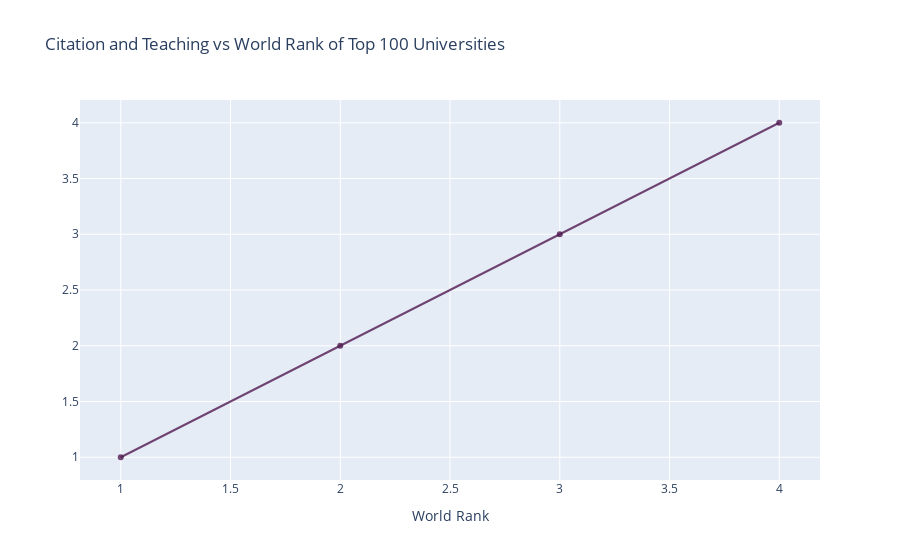

Notebook code for this chart:
### Markdown cell above
We can observe how the categorical attributes "Month", "VisitorType" and "Weekend" have string values but they can be easily transformed into numbers.
"Weekend" is transformed by placing *0* if it was *False* and *1* if it was *True*; similarly "VisitorType" is set to *1* if it was a returning visitor and *0* if it is a new one. 
Instead "Month" could be transformed using LabelEncoder which automatically converts each distinct label into an unique integer. However, we must note that there are no user sessions in January and April, so we transform this attribute by hand in order to avoid future problems of decoding and understanding our results. That way we'll have an encoding of months one through 12.

### Code cell
trace = go.Scatter(x=[1,2,3,4], y=[1,2,3,4],
                    mode = "lines+markers",
                    name = "teaching",
                    marker = dict(color = 'rgba(80, 26, 80, 0.8)'))
layout = dict(title = 'Citation and Teaching vs World Rank of Top 100 Universities',
              xaxis= dict(title= 'World Rank',ticklen= 5,zeroline= False))
fig = go.Figure(data = trace, layout = layout)
fig.show()

### Figure 1 — Plotly figure (JSON) as saved in the notebook; plotly's stock layout.template omitted (floating-point values rounded to 4 significant figures)
{"data": [{"marker": {"color": "rgba(80, 26, 80, 0.8)"}, "mode": "lines+markers", "name": "teaching", "type": "scatter", "x": [1, 2, 3, 4], "y": [1, 2, 3, 4]}], "layout": {"title": {"text": "Citation and Teaching vs World Rank of Top 100 Universities"}, "xaxis": {"ticklen": 5, "title": {"text": "World Rank"}, "zeroline": false}}}
